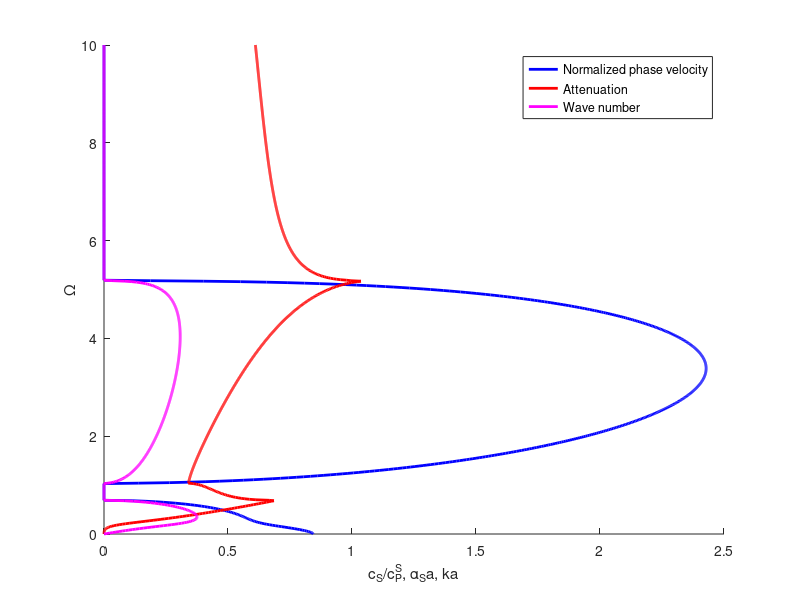
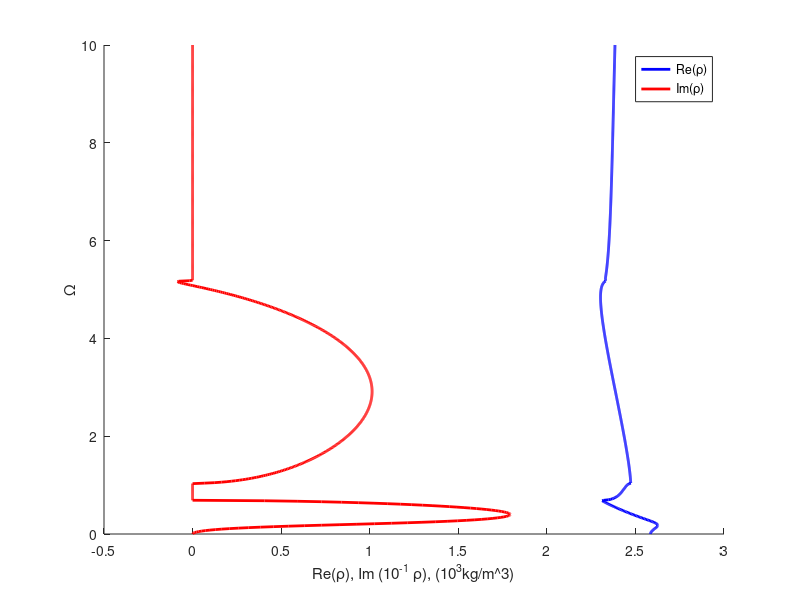
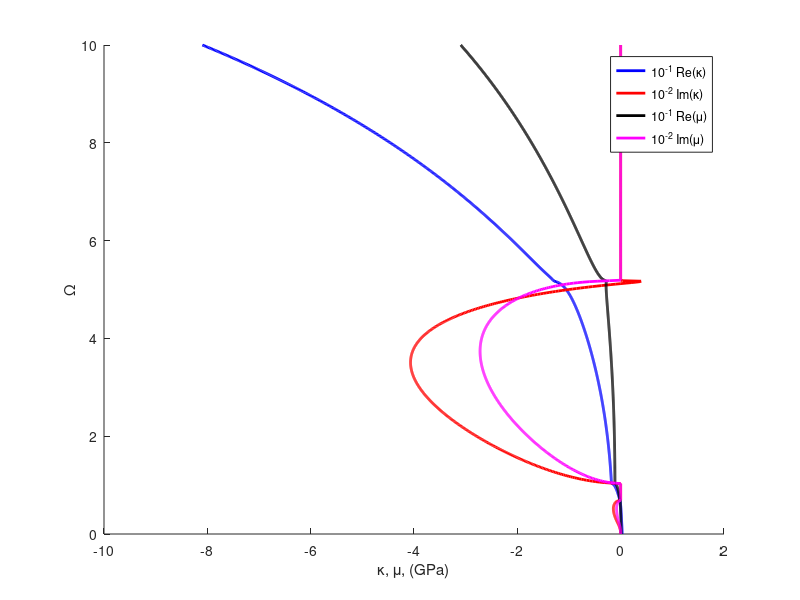
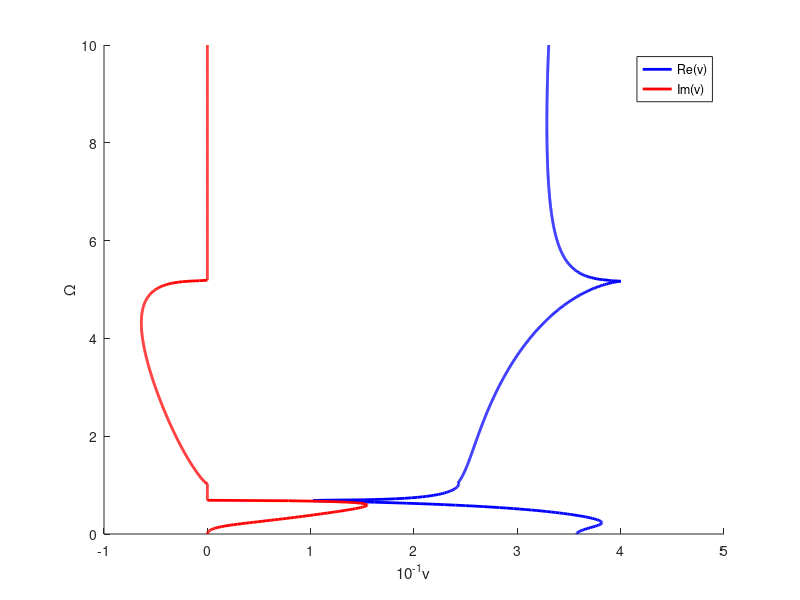

Reproduce these figures in MATLAB, in order.
clc;
clear all;

load('ARN4S_S');

if wave_type == 'P'
    k_arr = kpef;
    c_arr = cpef;
    first_plot_label = 'c_{P}/c^{S}_{P}, \alpha_{P}a, ka';
elseif wave_type == 'S'
    k_arr = ksef;
    c_arr = csef;
    first_plot_label = 'c_{S}/c^{S}_{P}, \alpha_{S}a, ka';
else
    k_arr = 0;
    c_arr = 0;
    first_plot_label = '';
end

colores=[[0,0,0];[0,0,1];[0,1,0];[0,1,1];[1,0,0];[1,0,1];[1,1,0]];

num_color = 0;
num_fig = 0;

%%%%%%%%%%%%%%%%%%%%%%%%%%%%%%%%%%%%%%%%%%%%%%%%%%%%%%%%%%%%%%%%%%%%%%%%%%%

% First: Phase Velocity, Attenuation and Wave number

    title_str = "";
    leg1 = ['Normalized phase velocity'];
    leg2 = ['Attenuation'];
    leg3 = ['Wave number'];
    
    num_fig = num_fig + 1;
    figure(num_fig)
        hold on
        plot(real(c_arr)/cpM,frequency_array,'-','Color','blue','LineWidth',2,...
                       'MarkerEdgeColor','k',...
                       'MarkerFaceColor','w',...
                       'MarkerSize',4)        
        plot(imag(k_arr),frequency_array,'-','Color','red','LineWidth',2,...
                       'MarkerEdgeColor','k',...
                       'MarkerFaceColor','w',...
                       'MarkerSize',4)
        plot(real(k_arr),frequency_array,'-','Color','magenta','LineWidth',2,...
                       'MarkerEdgeColor','k',...
                       'MarkerFaceColor','w',...
                       'MarkerSize',4)
        hold off
        legend(leg1,leg2,leg3,'Location','northeast')
        % Limits P wave
        % xlim([0,4])
        xlabel(first_plot_label)
        ylabel('\Omega')
        grid off 
        title(title_str)

%%%%%%%%%%%%%%%%%%%%%%%%%%%%%%%%%%%%%%%%%%%%%%%%%%%%%%%%%%%%%%%%%%%%%%%%%%%

% Second: Rho

    title_str = "";
    leg1 = ['Re(\rho)'];
    leg2 = ['Im(\rho)'];
    
    num_fig = num_fig + 1;
    figure(num_fig)
        hold on
        plot(real(roef),frequency_array,'-','Color','blue','LineWidth',2,...
                       'MarkerEdgeColor','k',...
                       'MarkerFaceColor','w',...
                       'MarkerSize',4)        
        plot(imag(roef)*10^1,frequency_array,'-','Color','red','LineWidth',2,...
                       'MarkerEdgeColor','k',...
                       'MarkerFaceColor','w',...
                       'MarkerSize',4)
        hold off
        legend(leg1,leg2,'Location','northeast')
        %xlim([0,2.7])
        xlabel('Re(\rho), Im (10^{-1} \rho), (10^{3}kg/m\^3)')
        ylabel('\Omega')
        grid off
        title('')

%%%%%%%%%%%%%%%%%%%%%%%%%%%%%%%%%%%%%%%%%%%%%%%%%%%%%%%%%%%%%%%%%%%%%%%%%%%

% Third: Kappa and Mu

    title_str = "";
    leg1 = ['10^{-1} Re(\kappa)'];
    leg2 = ['10^{-2} Im(\kappa)'];
    leg3 = ['10^{-1} Re(\mu)'];
    leg4 = ['10^{-2} Im(\mu)'];

    num_fig = num_fig + 1;
    figure(num_fig)

        hold on
        plot(real(kaef)*(10^(1)),frequency_array,'-','Color','blue','LineWidth',2,...
                       'MarkerEdgeColor','k',...
                       'MarkerFaceColor','w',...
                       'MarkerSize',4)        
        plot(imag(kaef)*(10^(2)),frequency_array,'-','Color','red','LineWidth',2,...
                       'MarkerEdgeColor','k',...
                       'MarkerFaceColor','w',...
                       'MarkerSize',4)
        plot(real(muef)*(10^1),frequency_array,'-','Color','black','LineWidth',2,...
                       'MarkerEdgeColor','k',...
                       'MarkerFaceColor','w',...
                       'MarkerSize',4)        
        plot(imag(muef)*(10^2),frequency_array,'-','Color','magenta','LineWidth',2,...
                       'MarkerEdgeColor','k',...
                       'MarkerFaceColor','w',...
                       'MarkerSize',4)
        hold off
        legend(leg1,leg2,leg3,leg4,'Location','northeast')
        % General
        %xlim([-5.3,0])
        % Specific 
        %xlim([-.2,.05])
        ylim([0,10])
        xlabel('\kappa, \mu, (GPa)')
        ylabel('\Omega')
        grid off
        title('')

%%%%%%%%%%%%%%%%%%%%%%%%%%%%%%%%%%%%%%%%%%%%%%%%%%%%%%%%%%%%%%%%%%%%%%%%%%%

% Fourth: Nu

    title_str = "";
    leg1 = ['Re(\nu)'];
    leg2 = ['Im(\nu)'];
    
    num_fig = num_fig + 1;
    figure(num_fig)
        hold on
        plot(real(nu)*10^1,frequency_array,'-','Color','blue','LineWidth',2,...
                       'MarkerEdgeColor','k',...
                       'MarkerFaceColor','w',...
                       'MarkerSize',4)        
        plot(imag(nu)*10^1,frequency_array,'-','Color','red','LineWidth',2,...
                       'MarkerEdgeColor','k',...
                       'MarkerFaceColor','w',...
                       'MarkerSize',4)
        hold off
        legend(leg1,leg2,'Location','northeast')
        % Limits P wave
        % xlim([-1.5,4])
        xlabel('10^{-1}\nu')
        ylabel('\Omega')
        grid off
        title('')
